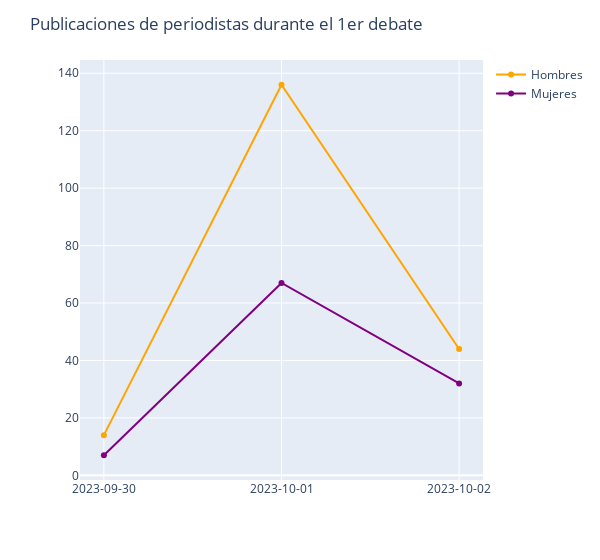

Notebook cell for this chart:
### Markdown cell above
### Publicaciones de periodistas por evento

### Code cell
men_debate1 = men_journalist_posts.loc[men_journalist_posts['event'].isin(['1er debate'])]
men_count = men_debate1.groupby('dt_date').size().reset_index(name='count')

women_debate1 = women_journalist_posts.loc[women_journalist_posts['event'].isin(['1er debate'])]
women_count = women_debate1.groupby('dt_date').size().reset_index(name='count')

fig = px.line()
fig.add_scatter(x=men_count['dt_date'], y=men_count['count'], name='Hombres', line=dict(color='orange'), hovertemplate='posts: %{y}')
fig.add_scatter(x=women_count['dt_date'], y=women_count['count'], name='Mujeres', line=dict(color='purple'), hovertemplate='posts: %{y}')
fig.update_layout(title='Publicaciones de periodistas durante el 1er debate', width=600)
fig.update_xaxes(type='category')
fig.show()

### Figure 1 — Plotly figure (JSON) as saved in the notebook; plotly's stock layout.template omitted (floating-point values rounded to 4 significant figures)
{"data": [{"hovertemplate": "<extra></extra>", "legendgroup": "", "line": {"color": "#636efa", "dash": "solid"}, "marker": {"symbol": "circle"}, "mode": "lines", "name": "", "orientation": "v", "showlegend": false, "type": "scatter", "xaxis": "x", "yaxis": "y"}, {"hovertemplate": "posts: %{y}", "line": {"color": "orange"}, "name": "Hombres", "type": "scatter", "x": ["2023-09-30", "2023-10-01", "2023-10-02"], "y": [14, 136, 44]}, {"hovertemplate": "posts: %{y}", "line": {"color": "purple"}, "name": "Mujeres", "type": "scatter", "x": ["2023-09-30", "2023-10-01", "2023-10-02"], "y": [7, 67, 32]}], "layout": {"legend": {"tracegroupgap": 0}, "margin": {"t": 60}, "title": {"text": "Publicaciones de periodistas durante el 1er debate"}, "width": 600, "xaxis": {"anchor": "y", "domain": [0, 1], "type": "category"}, "yaxis": {"anchor": "x", "domain": [0, 1]}}}
